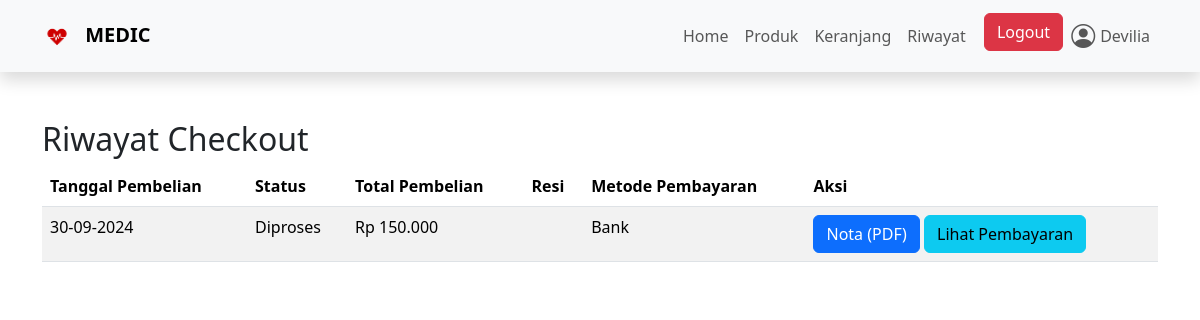
/riwayat.php (signed in), run on the app's committed database.
### tables this page shows
CREATE TABLE `pembelian` (
  `id_pembelian` int(11) NOT NULL AUTO_INCREMENT,
  `id_customer` int(11) DEFAULT NULL,
  `tanggal_pembelian` date DEFAULT NULL,
  `nama_penerima` varchar(100) NOT NULL,
  `alamat_penerima` text NOT NULL,
  `telp_penerima` varchar(15) NOT NULL,
  `total_pembelian` decimal(15,2) DEFAULT NULL,
  `id_metode` int(11) DEFAULT NULL,
  `id_status` int(11) DEFAULT NULL,
  `resi` varchar(50) NOT NULL,
  PRIMARY KEY (`id_pembelian`),
  KEY `fk_pembeli` (`id_customer`),
  KEY `fk_metode` (`id_metode`) USING BTREE,
  KEY `id_status` (`id_status`),
  CONSTRAINT `fk_pembeli` FOREIGN KEY (`id_customer`) REFERENCES `customer` (`id_customer`) ON DELETE CASCADE ON UPDATE CASCADE
);

CREATE TABLE `status` (
  `id_status` int(11) NOT NULL AUTO_INCREMENT,
  `status` varchar(50) NOT NULL,
  PRIMARY KEY (`id_status`)
);

CREATE TABLE `metode_pembayaran` (
  `id_metode` int(11) NOT NULL AUTO_INCREMENT,
  `nama_metode` varchar(50) NOT NULL,
  PRIMARY KEY (`id_metode`)
);

### riwayat.php (the view, shortened to what this page needs)
<?php
include 'connect.php';
include 'header.php';
$username = $_SESSION['username'];
$user_query = "SELECT * FROM customer WHERE username='$username'";
$user_result = $conn->query($user_query);
if ($user_result->num_rows > 0) {
    $user = $user_result->fetch_assoc();
    $id_customer = $user['id_customer'];
}
$sql = "SELECT p.*, s.status, m.nama_metode
        FROM pembelian p
        JOIN status s ON p.id_status = s.id_status
        JOIN metode_pembayaran m ON p.id_metode = m.id_metode
        WHERE p.id_customer = '$id_customer'
        ORDER BY p.tanggal_pembelian DESC;";
$result = $conn->query($sql);
?>
<!DOCTYPE html>
<html lang="en">
<head>
    <link href="https://cdn.jsdelivr.net/npm/bootstrap@5.3.3/dist/css/bootstrap.min.css" rel="stylesheet">
</head>
<body>
<div class="container mt-5">
    <h2>Riwayat Checkout</h2>
    <table class="table table-striped">
        <thead>
            <tr>
                <th>Tanggal Pembelian</th>
                <th>Status</th>
                <th>Total Pembelian</th>
                <th>Resi</th>
                <th>Metode Pembayaran</th>
                <th>Aksi</th>
            </tr>
        </thead>
        <tbody>
            <?php if ($result->num_rows > 0): ?>
                <?php while ($row = $result->fetch_assoc()): ?>
                    <tr>
                        <td><?php echo date('d-m-Y', strtotime($row['tanggal_pembelian'])); ?></td>
                        <td>
                            <?php if ($row['nama_metode'] == 'COD'): ?>
                                <?php echo 'Diproses'; ?>
                            <?php else: ?>
                                <?php echo htmlspecialchars($row['status']); ?>
                            <?php endif; ?>
                        </td>
                        <td>Rp <?php echo number_format($row['total_pembelian'], 0, ',', '.'); ?></td>
                        <td><?php echo htmlspecialchars($row['resi']); ?></td>
                        <td><?php echo htmlspecialchars($row['nama_metode']); ?></td>
                        <td>
                            <a href="nota.php?id_pembelian=<?php echo $row['id_pembelian']; ?>" class="btn btn-primary" target="_blank">Nota (PDF)</a>
                            <?php
                            $pembayaran_query = "SELECT * FROM pembayaran WHERE id_pembelian = ?";
                            $stmt = $conn->prepare($pembayaran_query);
                            $stmt->bind_param("i", $row['id_pembelian']);
                            $stmt->execute();
                            $pembayaran_result = $stmt->get_result();
                            ?>
                            <?php if ($row['nama_metode'] != 'COD'): ?>
                                <?php if ($row['status'] == 'Belum Dibayar' && $pembayaran_result->num_rows == 0): ?>
                                    <a href="pembayaran.php?id_pembelian=<?php echo $row['id_pembelian']; ?>" class="btn btn-warning">Input Pembayaran</a>
                                <?php else: ?>
                                    <a href="detail_pembayaran.php?id_pembelian=<?php echo $row['id_pembelian']; ?>" class="btn btn-info">Lihat Pembayaran</a>
                                <?php endif; ?>
                            <?php endif; ?>
                        </td>
                    </tr>
                <?php endwhile; ?>
            <?php endif; ?>
        </tbody>
    </table>
</div>
</body>
</html>

### data on the page
pembelian: tanggal_pembelian "30-09-2024", id_status.status "Diproses", total_pembelian "150.000", id_metode.nama_metode "Bank"

### other printed values
$_SESSION['username'] "Devilia"
